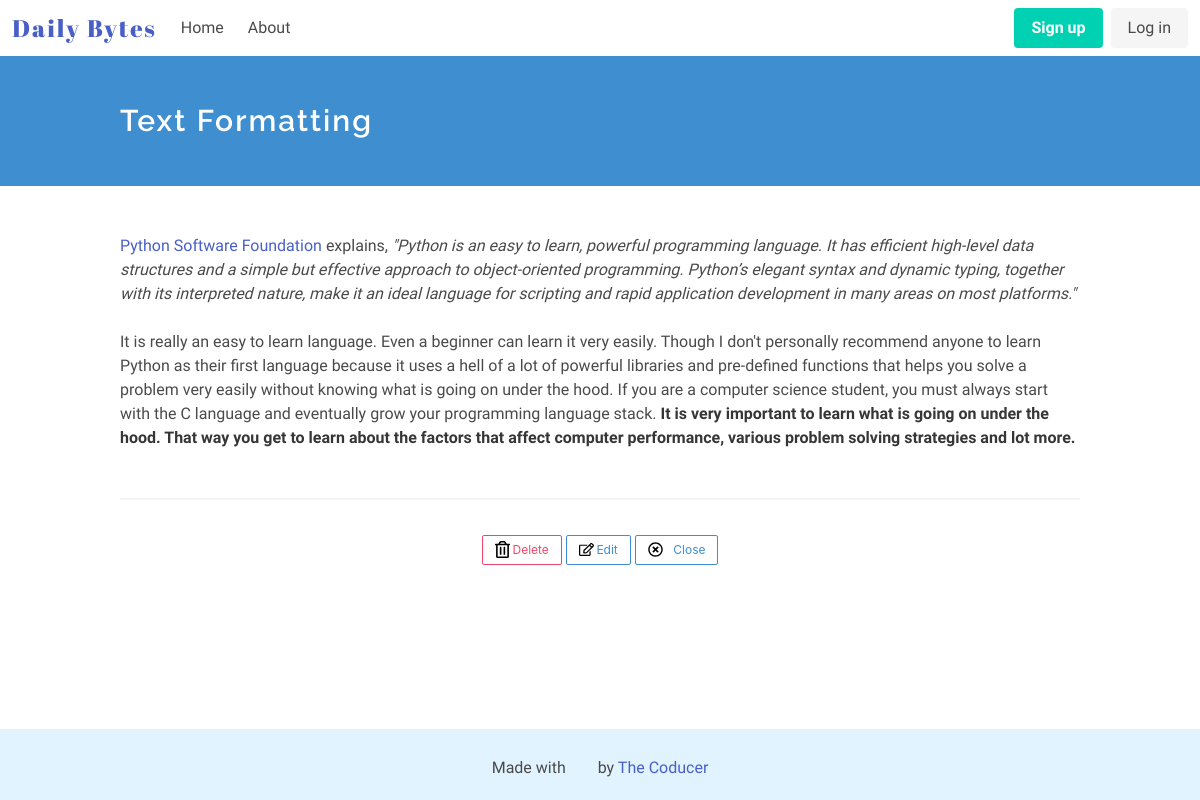
The app's page /entry/26 with its own data.
### diary_app/models.py (models this page shows, shortened)
class Entry(models.Model):
    title = models.CharField(max_length=50, default='', verbose_name="")
    text = RichTextUploadingField(verbose_name="")
    date_posted = models.DateTimeField(auto_now_add = True)
    class Meta:
        verbose_name_plural = 'entries'

### diary_app/views.py (the view)
# urls.py: path('entry/<int:id>', views.readmore, name = 'readmore'),
def readmore(request, id):
    entry = Entry.objects.get(id=id)
    return render(request, "diary_app/readmore.html", {'entry': entry})

### diary_app/templates/diary_app/readmore.html (shortened to what this page needs)
<!DOCTYPE html>
<html lang="en">
<head>
    {% extends "./base.html" %}
    {% block content %}
    {% load static %}
    <section class="hero is-info">
            <div class="hero-body">
                <div class="container">
                    <h1 class="title">
                        {{ entry.title }}
                    </h1>
                </div>
            </div>
        </section>
        <section class="section">
            <div class="container">
                <p class="read-more">{{ entry.text | safe }}</p>
                <hr>
            </div>
            <div class="div-fix">
            <div class="container is-widescreen has-text-centered">
                <a class="button is-small is-danger is-outlined" href="/confirmdelete/{{entry.id}}"><img src="{% static '/images/delete.svg' %}" alt="Delete" width=15px height=15px style="margin-right: 3px;">Delete</a>
                <a class="button is-small is-info is-outlined" href="/edit/{{entry.id}}"><img src="{% static '/images/edit.svg' %}" alt="Edit" width=15px height=15px style="margin-right: 2px;">Edit</a>
                <a class="button is-small is-info is-outlined" href="{% url 'home' %}"><img src="{% static '/images/close.svg' %}" alt="close" width=15px height=15px style="margin-right: 10px;">Close</a>
            </div>
            </div>
        </section>
    {% endblock %}

### diary_app/static/css/main.css (style rules this page uses)
.title { font-size: 30px; }
.title, .subtitle { font-family: 'Raleway', sans-serif; letter-spacing: 2px; }
p { font-family: 'Muli', sans-serif; }
.section { flex: 1 0 auto; }
body { display: flex; flex-direction: column; height: 100vh; }
.read-more { font-size: 20px; }
.div-fix { flex-shrink: 0; position: -webkit-sticky; position: sticky; bottom: 0; padding-left: 10px; padding-right: 10px; padding-bottom: 9px; padding-top: 11px; background-color: white; }

### records on screen
Entry: title "Text Formatting", text "Python Software Foundation explains, \"Python is an easy to learn, powerful programming language. It has efficient high-level data structures and a simple but effective approach to object-oriented programming. Python’s elegant syntax and dynamic typing, together with its interpreted nature, make it an ideal language for scripting and rapid application development in many areas on most platforms.\" It is really an easy to learn language. Even a beginner can learn it very easily. Though I don't personally recommend anyone to learn Python as their first language because it uses a hell of a lot of powerful libraries and pre-defined functions that helps you solve a problem very easily without…"
